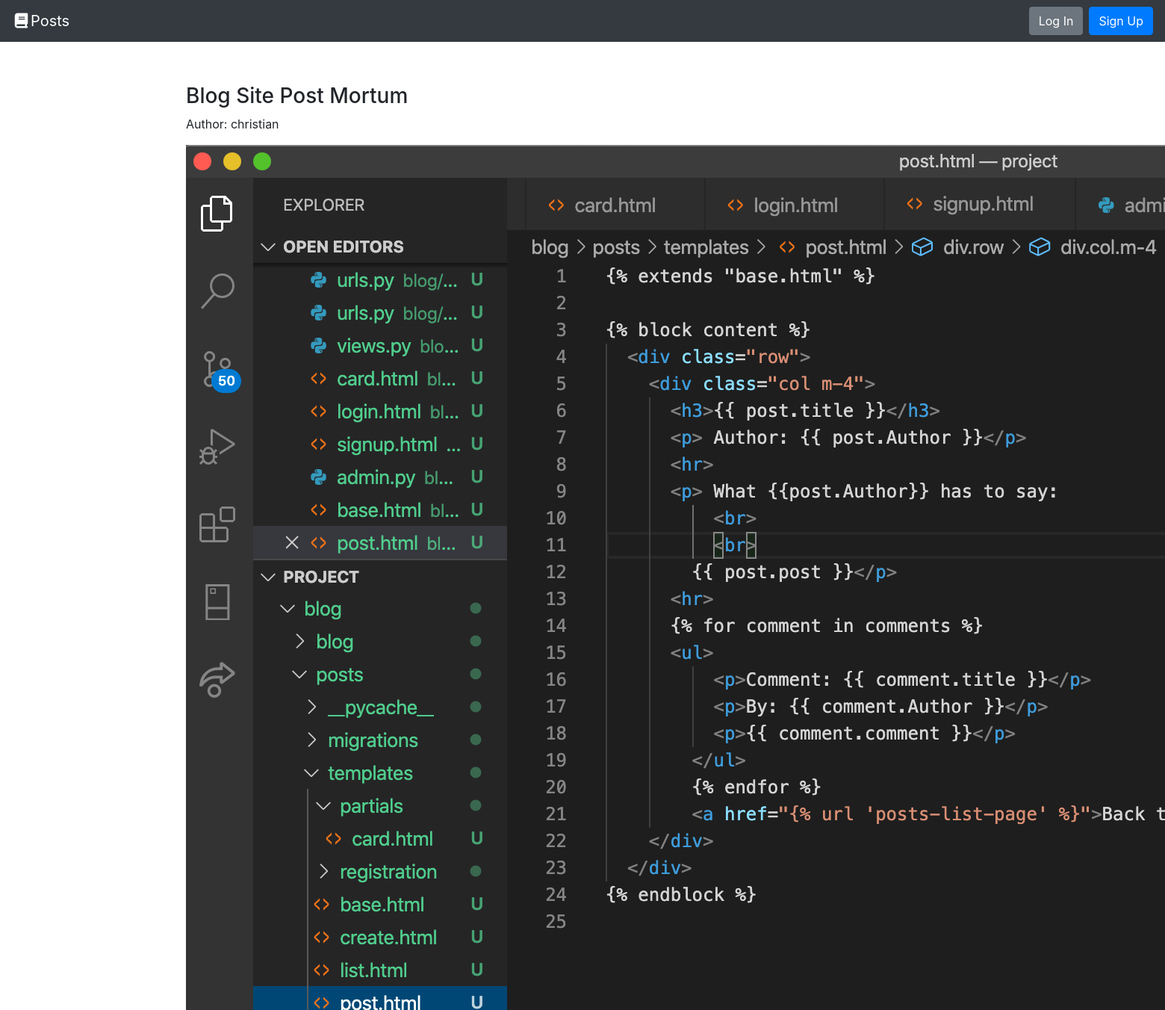
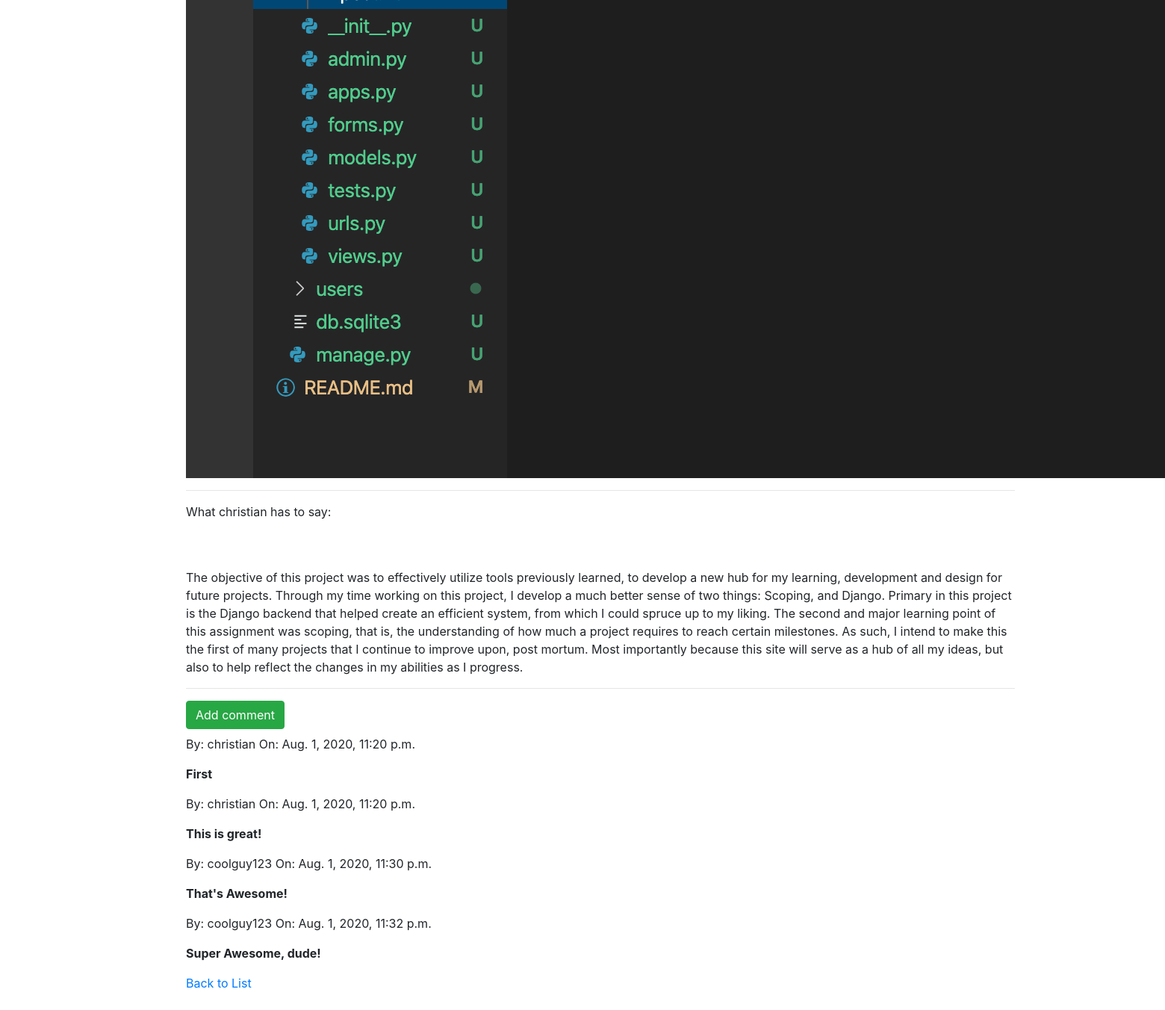
/1/, run on the app's committed database (2 pictures, top to bottom).
### posts/models.py (models this page shows, shortened)
class Post(models.Model):
    title = models.CharField(max_length=200)
    post = models.CharField(max_length=1600)
    image = models.ImageField(upload_to='posts', default='blog_images')
    author = models.ForeignKey(User, on_delete=models.CASCADE, null=True)

class Comment(models.Model):
    post = models.ForeignKey(Post,
                                on_delete=models.CASCADE,
                                related_name='comments')
    author = models.ForeignKey(User, on_delete=models.CASCADE, null=True)
    body = models.TextField()
    created = models.DateTimeField(default=timezone.now)
    class Meta:
        ordering = ('created',)

### posts/views.py (the view, shortened to what this page needs)
# urls.py: path('<int:pk>/', views.PostDetailView.as_view(), name='posts-details-page'),
class PostDetailView(DetailView):
    model = Post
    template_name = 'post.html'
    def get_context_data(self, **kwargs):
        context = super().get_context_data(**kwargs)
        context['post_form'] = PostForm()
        return context
    def post(self, request, pk):
      form = PostForm(request.POST)
      if form.is_valid():
        post = form.save(commit=False)
        post.post = self.get_queryset().get(pk)
        post.title  = request.POST['title']
        post.post = request.POST['post']
        post.image = request.POST['image']
        post.modified = datetime.now()
        post.Author = request.user
        post.save()
        return HttpResponseRedirect(
          reverse('posts-details-page', args=[pk]))
      return render(request, 'post.html', {'form': form})

### posts/templates/post.html
{% extends "base.html" %}
{% block content %}
  <div class="row">
    <div class="col m-4">
      <h3>{{ post.title }}</h3>
      <p> Author: {{ post.author }}</p>
        <img src= '{{ post.image }}'>
      <hr>
      <p> What {{post.author}} has to say: </p>
          <br>
          <br>
       <p> {{ post.post }}</p>
      <hr>
        <a class="btn btn-success mb-2" href="{% url 'create_comment' pk=post.pk %}">Add comment</a>
      {% for comment in post.comments.all %}
        <div class="comment">
          <p class="info">
            By: {{ comment.author }}
            On: {{ comment.created }}
          </p>
          <p>
            <strong>
              {{ comment.body|linebreaks }}
            </strong>
          </p>
        </div>
      {% empty %}
        <p>There are no comments yet.</p>
      {% endfor %}
        <a href="{% url 'posts-list-page' %}">Back to List</a>
    </div>
  </div>
{% endblock %}

### posts/templates/base.html (shortened to what this page needs)
<!doctype html>
<html lang="en">
  <head>
    <link rel="stylesheet" href="https://stackpath.bootstrapcdn.com/bootstrap/4.3.1/css/bootstrap.min.css"
>
  </head>
  <body>
    <nav class="navbar navbar-expand-md navbar-dark bg-dark">
      <a class="navbar-brand" href="{% url 'posts-list-page' %}"><i class="fas fa-fw fa-book"></i>Posts</a>
      <form class="form-inline ml-auto">
        {% if request.user.is_anonymous %}
        <a href="/users/login" class="btn btn-secondary ml-2">Log In</a>
        <a href="/registration/signup" class="btn btn-primary ml-2">Sign Up</a>
        {% endif %}
      </form>
    </nav>
    <main role="main" class="container" style="margin-top: 4vh;">
      {% block content %}{% endblock %}
    </main>
  </body>

### data on the page
Post: title "Blog Site Post Mortum", author "christian", image (picture), post "The objective of this project was to effectively utilize tools previously learned, to develop a new hub for my learning, development and design for future projects. Through my time working on this project, I develop a much better sense of two things: Scoping, and Django. Primary in this project is the Django backend that helped create an efficient system, from which I could spruce up to my liking. The second and major learning point of this assignment was scoping, that is, the understanding of how much a project requires to reach certain milestones. As such, I intend to make this the first of many projects that I continue to improve upon, post mortum. Most importantly because this site will…"
Comment: author "christian", created "Aug. 1, 2020, 11:20 p.m."
Comment: author "christian", created "Aug. 1, 2020, 11:20 p.m."
Comment: author "coolguy123", created "Aug. 1, 2020, 11:30 p.m."
Comment: author "coolguy123", created "Aug. 1, 2020, 11:32 p.m."
